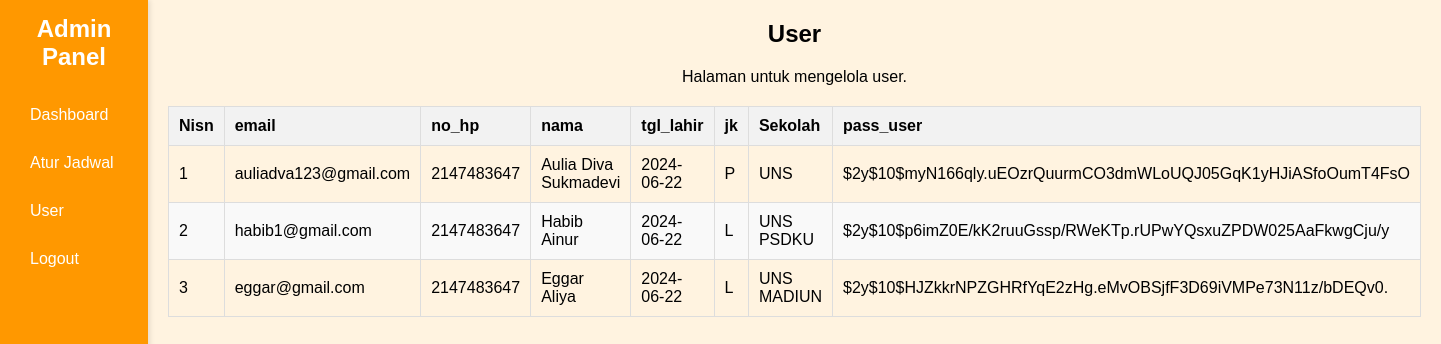
/admin/user.php (signed in), run on the app's committed database.
### tables this page shows
CREATE TABLE `user` (
  `nisn` int(10) NOT NULL,
  `email` varchar(50) NOT NULL,
  `no_hp` int(15) NOT NULL,
  `nama` varchar(50) NOT NULL,
  `tgl_lahir` date NOT NULL,
  `jk` varchar(1) NOT NULL,
  `sekolah` varchar(30) NOT NULL,
  `pass_user` varchar(255) NOT NULL,
  `FOTO` blob DEFAULT NULL
);

### admin/user.php (the view, shortened to what this page needs)
<?php
include 'config.php';
$sql = "SELECT * FROM user";
$result = $conn->query($sql);
?>
<!DOCTYPE html>
<html lang="en">
<head>
    <link rel="stylesheet" href="css/user.css">
</head>
<body>
    <div class="sidebar">
        <h2>Admin Panel</h2>
        <a href="admin.php">Dashboard</a>
        <a href="atur_jadwal.php">Atur Jadwal</a>
        <a href="user.php">User</a>
        <a href="logout.php">Logout</a>
    </div>
    <div class="content">
        <h2>User</h2>
        <p>Halaman untuk mengelola user.</p>
        <table>
            <thead>
                <tr>
                    <th>Nisn</th>
                    <th>email</th>
                    <th>no_hp</th>
                    <th>nama</th>
                    <th>tgl_lahir</th>
                    <th>jk</th>
                    <th>Sekolah</th>
                    <th>pass_user</th>
                </tr>
            </thead>
            <tbody>
                <?php
                if ($result->num_rows > 0) {
                    while($row = $result->fetch_assoc()) {
                        echo "<tr>";
                        echo "<td>" . $row['nisn'] . "</td>";
                        echo "<td>" . $row['email'] . "</td>";
                        echo "<td>" . $row['no_hp'] . "</td>";
                        echo "<td>" . $row['nama'] . "</td>";
                        echo "<td>" . $row['tgl_lahir'] . "</td>";
                        echo "<td>" . $row['jk'] . "</td>";
                        echo "<td>" . $row['sekolah'] . "</td>";
                        echo "<td>" . $row['pass_user'] . "</td>";
                        echo "</tr>";
                    }
                } else {
                    echo "<tr><td colspan='4'>No users found</td></tr>";
                }
                ?>
            </tbody>
        </table>
    </div>
</body>
</html>

### admin/css/user.css (style rules this page uses)
body { font-family: Arial, sans-serif; margin: 0; display: flex; height: 100vh; background-color: #fff3e0; }
.sidebar { width: 250px; background-color: #ff9800; color: white; display: flex; flex-direction: column; padding: 15px; box-shadow: 2px 0 5px rgba(0, 0, 0, 0.1); }
.sidebar h2 { text-align: center; margin-bottom: 20px; }
.sidebar a { color: white; padding: 10px 15px; text-decoration: none; margin: 5px 0; border-radius: 4px; transition: background-color 0.3s; }
.content { flex: 1; padding: 20px; }
h2 { margin-top: 0; text-align: center; }
p { text-align: center; }
table { width: 100%; border-collapse: collapse; margin-top: 20px; }
table, th, td { border: 1px solid #ddd; }
th, td { padding: 10px; text-align: left; }
th { background-color: #f2f2f2; }
tr:nth-child(even) { background-color: #f9f9f9; }

### data on the page
user: nisn "1", email "auliadva123@gmail.com", no_hp "2147483647", nama "Aulia Diva Sukmadevi", tgl_lahir "2024-06-22", jk "P", sekolah "UNS", pass_user "$2y$10$myN166qly.uEOzrQuurmCO3dmWLoUQJ05GqK1yHJiASfoOumT4FsO"
user: nisn "2", email "habib1@gmail.com", no_hp "2147483647", nama "Habib Ainur", tgl_lahir "2024-06-22", jk "L", sekolah "UNS PSDKU", pass_user "$2y$10$p6imZ0E/kK2ruuGssp/RWeKTp.rUPwYQsxuZPDW025AaFkwgCju/y"
user: nisn "3", email "eggar@gmail.com", no_hp "2147483647", nama "Eggar Aliya", tgl_lahir "2024-06-22", jk "L", sekolah "UNS MADIUN", pass_user "$2y$10$HJZkkrNPZGHRfYqE2zHg.eMvOBSjfF3D69iVMPe73N11z/bDEQv0."
